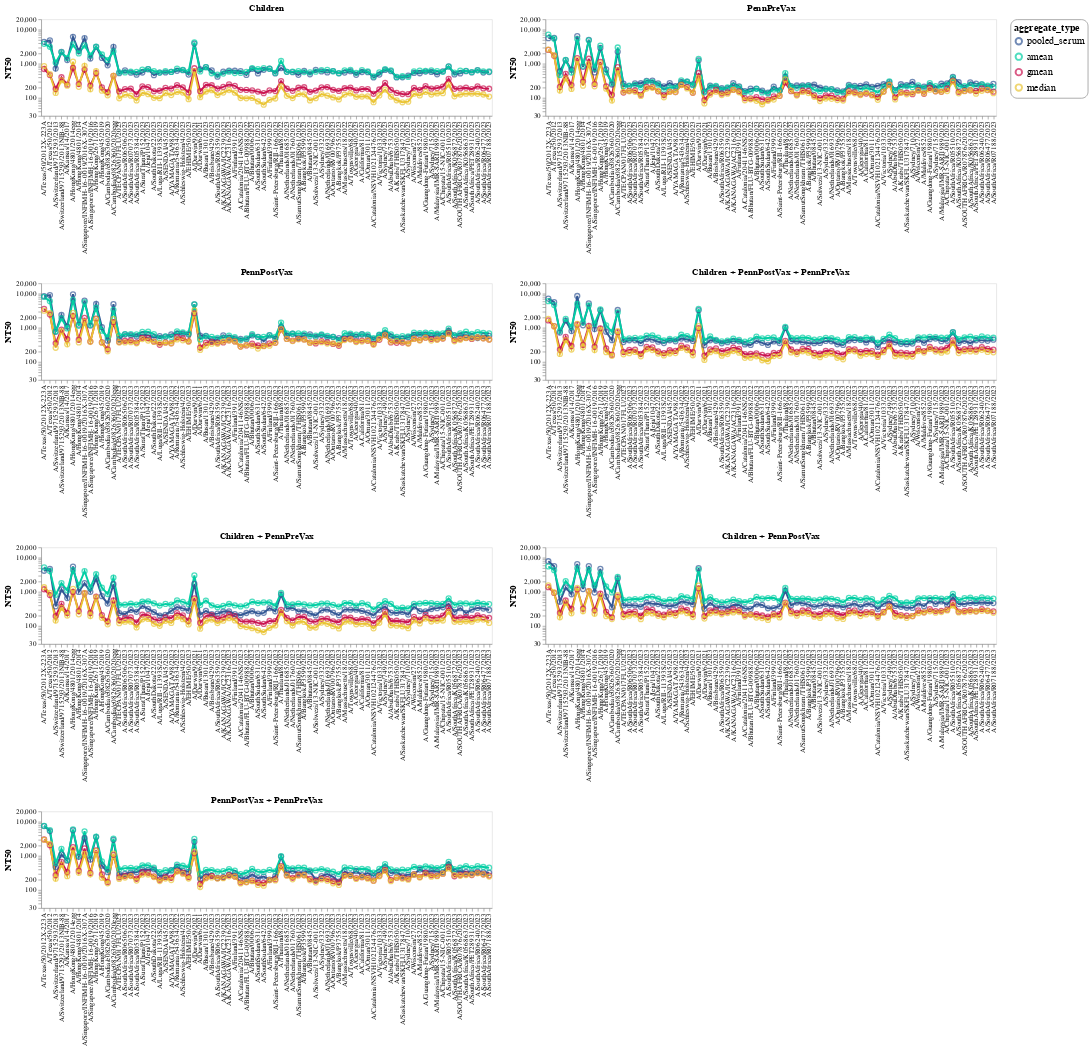

The code cell stored with this chart in its notebook:
### Code cell
# Get titer plots
(alt.concat(*titer_plots, title = '', columns = 2).resolve_scale(
    y='shared',
    x='shared')
 .configure_legend(titleFontSize=16, 
                   labelFontSize = 16,
                   strokeColor='gray',
                   padding=5,
                   cornerRadius=10,
                   symbolStrokeWidth = 3))
